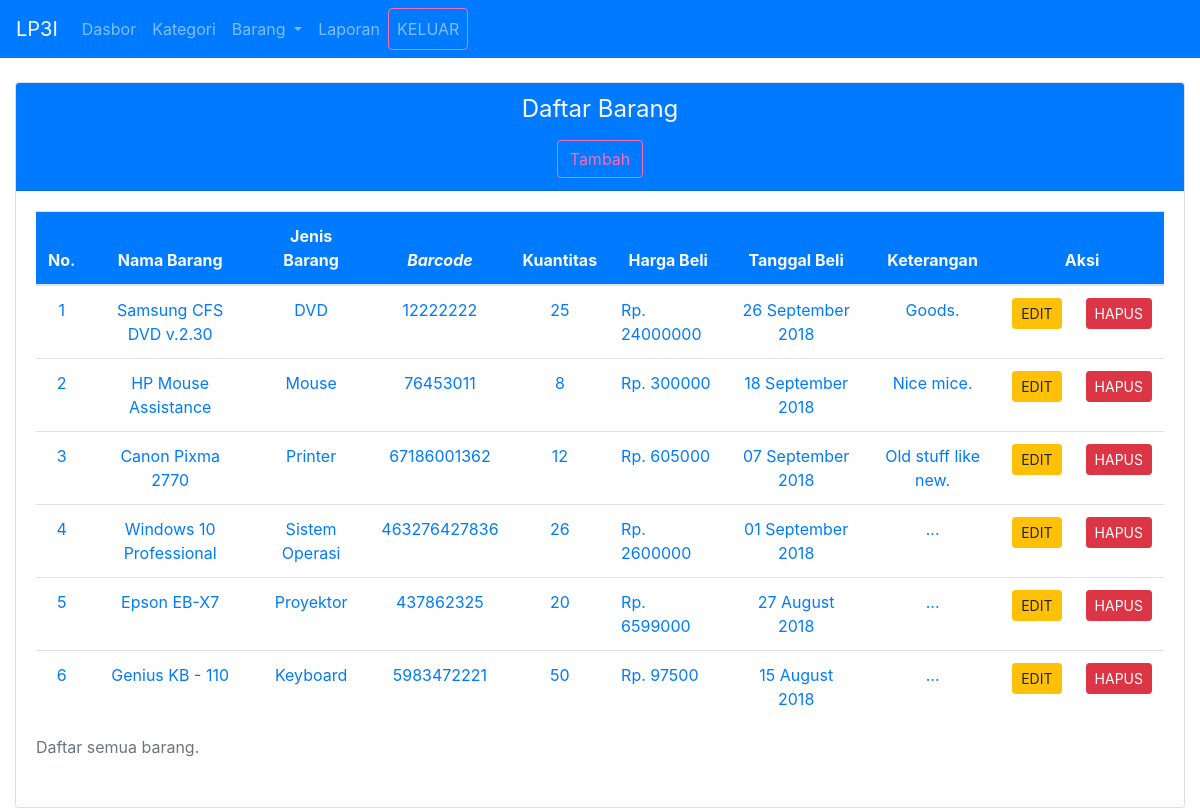
The app's page /index.php?menu=barang (signed in) with its own data.
### tables this page shows
CREATE TABLE IF NOT EXISTS `barang` (
  `id_barang` int(11) NOT NULL AUTO_INCREMENT,
  `no_barang` varchar(20) NOT NULL,
  `barcode` varchar(50) NOT NULL,
  `nama_barang` varchar(250) NOT NULL,
  `jenis_barang` varchar(40) NOT NULL,
  `hargabeli_brg` varchar(10) NOT NULL,
  `kuantitas` int(5) NOT NULL,
  `brg_AddedBy` varchar(20) NOT NULL,
  `brg_EditedBy` varchar(20) NOT NULL,
  `brg_EntryDate` datetime NOT NULL,
  `tgl_beli` date NOT NULL,
  `keterangan` text NOT NULL,
  PRIMARY KEY (`id_barang`)
);

### index.php (called while the page is built, shortened)
<?php
include("konten/menu.php");
include("atur-konten.php");
?>

### konten/barang.php (the view, shortened to what this page needs)
<section>
    <div class="container-fluid">
      <div class="row">
        <div class="col text-center">
          <div class="card">
            <div class="card-header bg-primary">
              <h1 class="h4 mb-3 font-weight-normal text-light">Daftar Barang</h1>
              <a href="?menu=tambah-barang" class="btn btn-outline-twice justify-content-end">Tambah</a>
            </div>
            <div class="card-body">
              <div class="table-responsive">
                <table class="table table-hover">
                  <caption>Daftar semua barang.</caption>
                  <thead class=" bg-primary text-light">
                    <tr>
                      <th>No.</th>
                      <th>Nama Barang</th>
                      <th>Jenis Barang</th>
                      <th><i>Barcode</i></th>
                      <th>Kuantitas</th>
                      <th>Harga Beli</th>
                      <th>Tanggal Beli</th>
                      <th>Keterangan</th>
                      <th colspan="2">Aksi</th>
                    </tr>
                  </thead>
                  <tbody class="text-primary">
                  <?php
                  $grab = mysql_query("SELECT * from barang");
                  $jumlah = mysql_num_rows($grab);
                  if ($jumlah > 0) {
                  while ($b = mysql_fetch_array($grab)) {
                  ?>
                    <tr>
                      <td><?php print($b['id_barang']) ?></td>
                      <td><?php print($b['nama_barang']) ?></td>
                      <td><?php print($b['jenis_barang']) ?></td>
                      <td><?php print($b['barcode']) ?></td>
                      <td><?php print($b['kuantitas']) ?></td>
                      <td class="text-left">Rp. <?php print($b['hargabeli_brg']) ?></td>
                      <td><?php print date('d F Y' , strtotime($b['tgl_beli'])) ?></td>
                      <td><?php print($b['keterangan']) ?></td>
                      <td>
                        <a href="?menu=edit-barang&id_barang=<?php print $b['id_barang']?>" class="btn btn-sm btn-warning">EDIT</a>
                      </td>
                      <td>
                        <a href="" class="btn btn-sm btn-danger" data-toggle="modal" data-target="#id_barang_<?php print $b['id_barang']?>">HAPUS</a>
                      </td>
                    </tr>
                  <?php
                }
              } else { ?>
                      <tr>
                        <td colspan="9" class="alert alert-warning">Data masih kosong.</td>
                      </tr>
              <?php } ?>
                  </tbody>
                </table>
              </div>
            </div>
          </div>
        </div>
      </div>
  </div>
  </section>

### konten/menu.php (shortened to what this page needs)
<nav class="navbar navbar-expand-md bg-primary navbar-dark">
      <a href="index.php" class="navbar-brand">LP3I</a>
       <?php
      if ($_SESSION['hak'] == "admin") {
       ?>
       <ul class="navbar-nav">
            <div class="collapse navbar-collapse" id="collapsibleNavbar">
              <ul class="navbar-nav">
                <li class="nav-item">
                  <a class="nav-link" href="?menu=dasbor">Dasbor</a>
                </li>
               <li class="nav-item">
                      <a class="nav-link" href="?menu=kategori">Kategori</a>
               </li>
                <li class="nav-item dropdown pointer">
                      <a class="nav-link dropdown-toggle" id="navbardrop" data-toggle="dropdown">
                        Barang
                      </a>
                </li>
                <li class="nav-item">
                  <a class="nav-link" href="?menu=laporan">Laporan</a>
                </li>
              </ul>
              <?php
              if (!empty($_SESSION['hak'])) { ?>
              <ul class="navbar-nav justify-content-end">
                    <li class="nav-item">
                        <a class="nav-link btn btn-outline-twice" href="?menu=logout">KELUAR</a>
                    </li>
              </ul>
              <?php }  ?>
              <?php
              }  ?>
          </div>
      </ul>
</nav>
<br>

### atur-konten.php (shortened to what this page needs)
<?php
if (empty($_GET['menu'])) {
	include("konten/home.php");
}
elseif ($_GET['menu'] == "barang") {
	if (empty($_SESSION['hak'])) {
		include("konten/login.php");
	} else {
	include("konten/barang.php");
	}
}
elseif ($_GET['menu'] == "tambah-barang") {
	if (empty($_SESSION['hak'])) {
		include("konten/login.php");
	} else {
	include("konten/tambah-barang.php");
	}
}
elseif ($_GET['menu'] == "edit-barang") {
	if (empty($_SESSION['hak'])) {
		include("konten/login.php");
	} else {
	include("konten/edit-barang.php");
	}
}
elseif ($_GET['menu'] == "user") {
	if (empty($_SESSION['hak'])) {
		include("konten/login.php");
	} else {
	include("konten/users.php");
	}
}
elseif ($_GET['menu'] == "tambah-user") {
	if (empty($_SESSION['hak'])) {
		include("konten/login.php");
	} else {
	include("konten/tambah-user.php");
	}
}
elseif ($_GET['menu'] == "kategori") {
	if (empty($_SESSION['hak'])) {
		include("konten/login.php");
	} else {
	include("konten/kategori.php");
	}
}
elseif ($_GET['menu'] == "edit-kategori") {
	if (empty($_SESSION['hak'])) {
		include("konten/login.php");
	} else {
	include("konten/edit-kategori.php");
	}
}
elseif ($_GET['menu'] == "laporan") {
	if (empty($_SESSION['hak'])) {
		include("konten/login.php");
	} else {
	include("konten/laporan.php");
	}
}
elseif ($_GET['menu'] == "logout") {
	if (empty($_SESSION['hak'])) {
		include("konten/login.php");
	} else {
	include("konten/logout.php");
	}
}
?>

### records on screen
barang: id_barang "1", nama_barang "Samsung CFS DVD v.2.30", jenis_barang "DVD", barcode "12222222", kuantitas "25", hargabeli_brg "24000000", tgl_beli "26 September 2018", keterangan "Goods."
barang: id_barang "2", nama_barang "HP Mouse Assistance", jenis_barang "Mouse", barcode "76453011", kuantitas "8", hargabeli_brg "300000", tgl_beli "18 September 2018", keterangan "Nice mice."
barang: id_barang "3", nama_barang "Canon Pixma 2770", jenis_barang "Printer", barcode "67186001362", kuantitas "12", hargabeli_brg "605000", tgl_beli "07 September 2018", keterangan "Old stuff like new."
barang: id_barang "4", nama_barang "Windows 10 Professional", jenis_barang "Sistem Operasi", barcode "463276427836", kuantitas "26", hargabeli_brg "2600000", tgl_beli "01 September 2018", keterangan "..."
barang: id_barang "5", nama_barang "Epson EB-X7", jenis_barang "Proyektor", barcode "437862325", kuantitas "20", hargabeli_brg "6599000", tgl_beli "27 August 2018", keterangan "..."
barang: id_barang "6", nama_barang "Genius KB - 110", jenis_barang "Keyboard", barcode "5983472221", kuantitas "50", hargabeli_brg "97500", tgl_beli "15 August 2018", keterangan "..."
